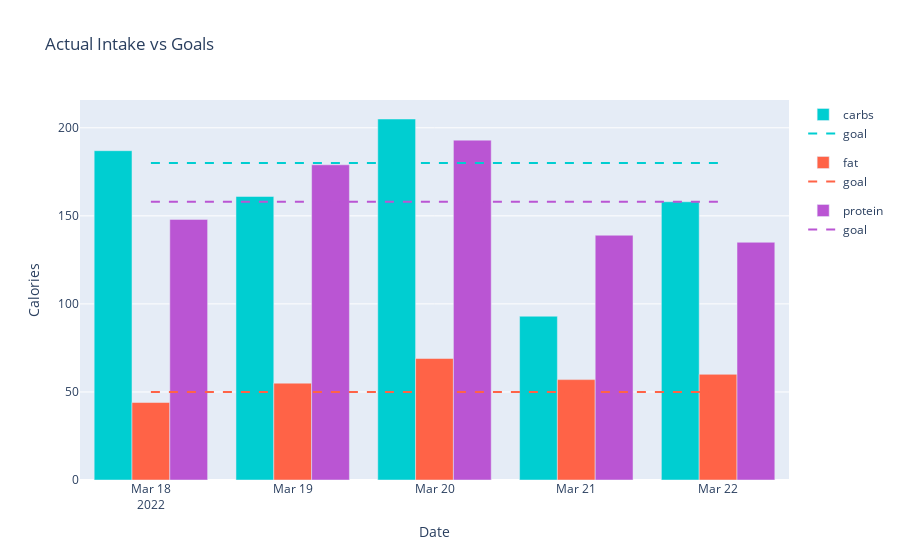

The cell this chart's notebook holds for it:
### Code cell
import plotly.graph_objects as go
fig = go.Figure()


for col in gram_macro_cols:
    macro = col.split("_")[-2]
    color = macro_colours[macro]
    if 'goal' in col:
        line={"dash":"dash", "color": color}
        fig.add_trace(go.Scatter(x=daily_data.index, 
        y=daily_data[col], 
        mode='lines', 
        name="goal", 
        line=line,        
        legendgroup=macro))
    else:
        fig.add_trace(go.Bar(x=daily_data.index, 
        y=daily_data[col], 
        name=macro,
        marker_color= color,
        legendgroup=macro,
        customdata =daily_data[macro+"_g"],
        hovertemplate='%{customdata}'))
fig.update_layout(title='Actual Intake vs Goals', xaxis_title ="Date", yaxis_title="Calories")
fig.show()

### Figure 1 — Plotly figure (JSON) as saved in the notebook; plotly's stock layout.template omitted (floating-point values rounded to 4 significant figures)
{"data": [{"customdata": [187, 161, 205, 93, 158], "hovertemplate": "%{customdata}", "legendgroup": "carbs", "marker": {"color": "darkturquoise"}, "name": "carbs", "type": "bar", "x": ["2022-03-18T00:00:00", "2022-03-19T00:00:00", "2022-03-20T00:00:00", "2022-03-21T00:00:00", "2022-03-22T00:00:00"], "y": [187, 161, 205, 93, 158]}, {"customdata": [44, 55, 69, 57, 60], "hovertemplate": "%{customdata}", "legendgroup": "fat", "marker": {"color": "tomato"}, "name": "fat", "type": "bar", "x": ["2022-03-18T00:00:00", "2022-03-19T00:00:00", "2022-03-20T00:00:00", "2022-03-21T00:00:00", "2022-03-22T00:00:00"], "y": [44, 55, 69, 57, 60]}, {"customdata": [148, 179, 193, 139, 135], "hovertemplate": "%{customdata}", "legendgroup": "protein", "marker": {"color": "mediumorchid"}, "name": "protein", "type": "bar", "x": ["2022-03-18T00:00:00", "2022-03-19T00:00:00", "2022-03-20T00:00:00", "2022-03-21T00:00:00", "2022-03-22T00:00:00"], "y": [148, 179, 193, 139, 135]}, {"legendgroup": "carbs", "line": {"color": "darkturquoise", "dash": "dash"}, "mode": "lines", "name": "goal", "type": "scatter", "x": ["2022-03-18T00:00:00", "2022-03-19T00:00:00", "2022-03-20T00:00:00", "2022-03-21T00:00:00", "2022-03-22T00:00:00"], "y": [180, 180, 180, 180, 180]}, {"legendgroup": "fat", "line": {"color": "tomato", "dash": "dash"}, "mode": "lines", "name": "goal", "type": "scatter", "x": ["2022-03-18T00:00:00", "2022-03-19T00:00:00", "2022-03-20T00:00:00", "2022-03-21T00:00:00", "2022-03-22T00:00:00"], "y": [50, 50, 50, 50, 50]}, {"legendgroup": "protein", "line": {"color": "mediumorchid", "dash": "dash"}, "mode": "lines", "name": "goal", "type": "scatter", "x": ["2022-03-18T00:00:00", "2022-03-19T00:00:00", "2022-03-20T00:00:00", "2022-03-21T00:00:00", "2022-03-22T00:00:00"], "y": [158, 158, 158, 158, 158]}], "layout": {"title": {"text": "Actual Intake vs Goals"}, "xaxis": {"title": {"text": "Date"}}, "yaxis": {"title": {"text": "Calories"}}}}
